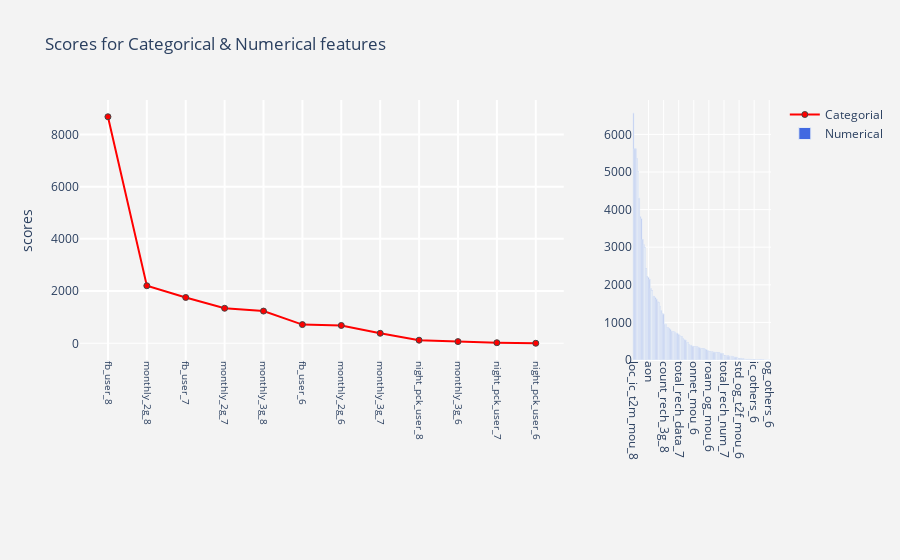

Source (notebook cell):
### Markdown cell above
##### Univariate Feature Selection using f_classif Method.

### Code cell
from sklearn.feature_selection import SelectKBest
from sklearn.feature_selection import f_classif

# number of features
num_features = 12

#dataframe with non negative values
df_x = pd.DataFrame(data = X_train_res,columns=list_cols_X)
df_y = pd.DataFrame(data = y_train_res,columns=target_col)

#fit model with k= num_features
select = SelectKBest(score_func = f_classif,k = num_features)
fit    = select.fit(df_x,df_y)

#Summarize scores
print ("scores")
print (fit.scores_)
print ("P - Values")
print (fit.pvalues_)

#create dataframe
score = pd.DataFrame({"features":list_cols_X,"scores":fit.scores_,"p_values":fit.pvalues_ })
score = score.sort_values(by = "scores" ,ascending = False)

# "feature_type" column for categorical and numerical columns
score["feature_type"] = np.where(score["features"].isin(num_cols),"Numerical","Categorical")

#plot
trace  = go.Scatter(x = score[score["feature_type"] == "Categorical"]["features"],
                    y = score[score["feature_type"] == "Categorical"]["scores"],
                    name = "Categorial",mode = "lines+markers",
                    marker = dict(color = "red",
                                  line = dict(width =1))
                   )

trace1 = go.Bar(x = score[score["feature_type"] == "Numerical"]["features"],
                y = score[score["feature_type"] == "Numerical"]["scores"],name = "Numerical",
                marker = dict(color = "royalblue",
                              line = dict(width =1)),
                xaxis = "x2",yaxis = "y2"
               )
layout = go.Layout(dict(title = "Scores for Categorical & Numerical features",
                        plot_bgcolor  = "rgb(243,243,243)",
                        paper_bgcolor = "rgb(243,243,243)",
                        xaxis = dict(gridcolor = 'rgb(255, 255, 255)',
                                     tickfont = dict(size =10),
                                     domain=[0, 0.7],
                                     tickangle = 90,zerolinewidth=1,
                                     ticklen=5,gridwidth=2),
                        yaxis = dict(gridcolor = 'rgb(255, 255, 255)',
                                     title = "scores",
                                     zerolinewidth=1,ticklen=5,gridwidth=2),
                        margin = dict(b=200),
                        xaxis2=dict(domain=[0.8, 1],tickangle = 90,
                                    gridcolor = 'rgb(255, 255, 255)'),
                        yaxis2=dict(anchor='x2',gridcolor = 'rgb(255, 255, 255)')
                        )
                  )

data=[trace,trace1]
fig = go.Figure(data=data,layout=layout)
py.iplot(fig)

### Figure 1 — Plotly figure (JSON) as saved in the notebook; plotly's stock layout.template omitted (floating-point values rounded to 4 significant figures)
{"data": [{"marker": {"color": "red", "line": {"width": 1}}, "mode": "lines+markers", "name": "Categorial", "type": "scatter", "x": ["fb_user_8", "monthly_2g_8", "fb_user_7", "monthly_2g_7", "monthly_3g_8", "fb_user_6", "monthly_2g_6", "monthly_3g_7", "night_pck_user_8", "monthly_3g_6", "night_pck_user_7", "night_pck_user_6"], "y": [8678.0, 2203.0, 1755.0, 1342.0, 1235.0, 716.3, 683.1, 383.1, 119.0, 64.99, 21.8, 1.816]}, {"marker": {"color": "royalblue", "line": {"width": 1}}, "name": "Numerical", "type": "bar", "x": ["loc_ic_t2m_mou_8", "arpu_8", "total_rech_amt_8", "loc_og_t2m_mou_8", "total_rech_num_8", "av_rech_amt_data_8", "total_rech_data_8", "max_rech_data_8", "offnet_mou_8", "max_rech_amt_8", "count_rech_2g_8", "last_day_rch_amt_8", "sachet_2g_8", "aon", "loc_ic_t2t_mou_8", "loc_ic_t2m_mou_7", "aug_vbc_3g", "loc_og_t2m_mou_7", "vol_3g_mb_8", "loc_ic_t2f_mou_8", "loc_og_t2t_mou_8", "vol_2g_mb_8", "onnet_mou_8", "total_rech_amt_data_8", "loc_og_t2f_mou_8", "av_rech_amt_data_7", "count_rech_3g_8", "max_rech_data_7", "spl_og_mou_8", "loc_ic_t2t_mou_7", "loc_ic_t2m_mou_6", "loc_ic_t2f_mou_7", "std_og_t2m_mou_8", "jul_vbc_3g", "std_og_t2m_mou_6", "vol_3g_mb_7", "loc_og_t2m_mou_6", "std_og_t2t_mou_6", "std_og_t2t_mou_8", "total_rech_data_7", "loc_ic_t2f_mou_6", "loc_og_t2t_mou_7", "std_ic_t2m_mou_8", "spl_ic_mou_8", "roam_og_mou_7", "count_rech_2g_7", "total_rech_amt_data_7", "sep_vbc_3g", "sachet_3g_8", "last_day_rch_amt_7", "loc_og_t2t_mou_6", "std_ic_t2t_mou_8", "onnet_mou_6", "jun_vbc_3g", "max_rech_data_6", "loc_ic_t2t_mou_6", "loc_og_t2f_mou_7", "roam_og_mou_8", "av_rech_amt_data_6", "sachet_2g_7", "isd_ic_mou_8", "loc_og_t2c_mou_8", "vol_2g_mb_7", "std_og_t2f_mou_8", "roam_ic_mou_7", "roam_og_mou_6", "total_rech_amt_7", "total_rech_amt_6", "offnet_mou_6", "std_ic_t2f_mou_8", "arpu_7", "total_rech_num_6", "roam_ic_mou_8", "count_rech_3g_7", "arpu_6", "vol_3g_mb_6", "std_og_t2m_mou_7", "loc_og_t2f_mou_6", "total_rech_num_7", "roam_ic_mou_6", "max_rech_amt_7", "ic_others_8", "std_og_t2t_mou_7", "std_ic_t2f_mou_7", "vol_2g_mb_6", "std_ic_t2m_mou_7", "std_ic_t2f_mou_6", "std_og_t2f_mou_7", "total_rech_data_6", "total_rech_amt_data_6", "count_rech_2g_6", "std_og_t2f_mou_6", "isd_ic_mou_7", "ic_others_7", "count_rech_3g_6", "spl_ic_mou_7", "sachet_3g_7", "loc_og_t2c_mou_6", "max_rech_amt_6", "spl_og_mou_7", "isd_og_mou_6", "isd_og_mou_8", "spl_ic_mou_6", "std_ic_t2t_mou_6", "ic_others_6", "sachet_2g_6", "std_ic_t2t_mou_7", "og_others_7", "offnet_mou_7", "last_day_rch_amt_6", "sachet_3g_6", "loc_og_t2c_mou_7", "spl_og_mou_6", "isd_ic_mou_6", "og_others_8", "onnet_mou_7", "std_ic_t2m_mou_6", "og_others_6", "isd_og_mou_7"], "xaxis": "x2", "y": [6569.0, 5622.0, 5620.0, 5359.0, 5021.0, 4311.0, 3817.0, 3765.0, 3211.0, 3066.0, 2992.0, 2430.0, 2225.0, 2198.0, 2153.0, 1903.0, 1852.0, 1704.0, 1693.0, 1664.0, 1624.0, 1553.0, 1529.0, 1432.0, 1320.0, 1229.0, 1227.0, 960.3, 959.5, 867.7, 856.0, 841.8, 814.6, 773.4, 754.4, 752.1, 745.2, 718.8, 714.7, 678.0, 644.1, 633.6, 618.2, 563.7, 546.3, 534.4, 475.2, 473.5, 412.2, 397.0, 393.0, 371.1, 366.8, 354.3, 351.4, 351.3, 345.8, 333.5, 318.3, 308.2, 305.5, 305.4, 290.4, 280.4, 251.0, 236.5, 227.0, 218.0, 217.1, 214.6, 209.5, 208.4, 204.4, 198.8, 197.4, 185.2, 179.1, 175.8, 130.2, 116.4, 115.9, 111.4, 110.9, 108.2, 106.0, 105.2, 85.37, 79.97, 78.02, 77.71, 54.3, 44.77, 44.37, 43.5, 33.92, 31.54, 27.32, 25.55, 22.33, 21.93, 20.62, 16.7, 16.38, 15.79, 13.36, 11.38, 8.602, 7.208, 5.585, 4.609, 3.552, 3.543, 3.342, 2.506, 2.457, 2.378, 0.616, 0.3562, 0.3159], "yaxis": "y2"}], "layout": {"margin": {"b": 200}, "paper_bgcolor": "rgb(243,243,243)", "plot_bgcolor": "rgb(243,243,243)", "title": {"text": "Scores for Categorical & Numerical features"}, "xaxis": {"domain": [0, 0.7], "gridcolor": "rgb(255, 255, 255)", "gridwidth": 2, "tickangle": 90, "tickfont": {"size": 10}, "ticklen": 5, "zerolinewidth": 1}, "xaxis2": {"domain": [0.8, 1], "gridcolor": "rgb(255, 255, 255)", "tickangle": 90}, "yaxis": {"gridcolor": "rgb(255, 255, 255)", "gridwidth": 2, "ticklen": 5, "title": {"text": "scores"}, "zerolinewidth": 1}, "yaxis2": {"anchor": "x2", "gridcolor": "rgb(255, 255, 255)"}}}
